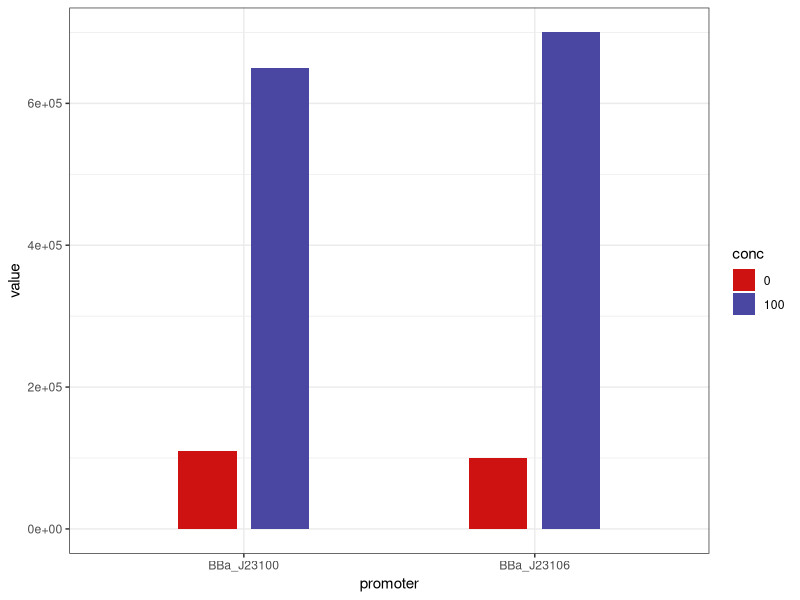

Reproduce this figure in R.
## ---- chunk 1
id <- c(1)
team_name <- c("Sheffield")
year <- c(2016)
project <- c("create a device that could prevent the unnecessary use of antibiotics")
wiki <- c("http://2016.igem.org/Team:Sheffield")

igem_team <- data.frame(id, 
                        team_name, 
                        project, 
                        year, 
                        wiki)

## ---- chunk 2
library(data.table)

id <- 1:2
BBid <- c("BBa_J23100", "BBa_J23106")
type <- c(rep("Promoter",length(id)))
link <- c("-", "-")
backborn <- c(rep("pSB1C3",2))
team_name <- c(rep("Sheffield",2))
user <- rep("Lelp27", length(id))
device_id <- rep("BBa_K2016000", length(id))

igem_part <- data.table(id, BBid, type, backborn, link, device_id, team_name)
igem_part
## ---- chunk 3
id <- 1:4
strain <- rep("W3110",4)
indc <- (rep("FeCl3",4))
conc <- c(0, 0, 100, 100)
value <- c(100000, 110000, 700000, 650000)
valunit <- rep("Fluorescence", length(id))
promoter <- c("BBa_J23106", "BBa_J23100", "BBa_J23106", "BBa_J23100")
incubhr <- c <- (rep("16-18h", length(id)))
incubtemp <- c(rep("37",length(id)))
device_id <- rep("BBa_K2016000", length(id))
link <- c(rep("http://2016.igem.org/Team:Sheffield/project/science",4))

igem_obs <- data.table(id, strain, promoter, indc, conc, value, valunit, incubhr, incubtemp, device_id, link)

igem_obs
## ---- chunk 4
library(tidyverse)
rm(igem_promoter)
igem_promoter <- igem_part %>%
  left_join(igem_team, by="team_name") %>%
  left_join(igem_obs, by="device_id")
igem_promoter
## ---- chunk 5
plot_data <- igem_promoter %>% 
  filter(BBid=="BBa_J23100") %>% 
  select(strain, conc, value) %>% 
  mutate(strain=factor(strain), conc=factor(conc))

ggplot(plot_data, aes(x=promoter, y=value, fill=conc)) +
  geom_bar(stat="identity", position=position_dodge(width=0.5), width=0.4) +
  scale_fill_manual(values=c("#ce1212", "#4a47a3")) +
  theme_bw()
